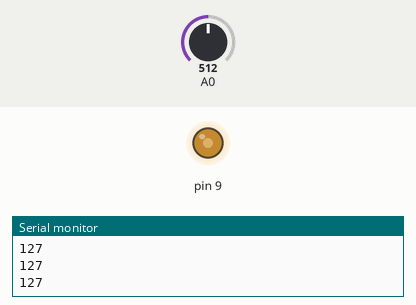
The sketch below on a simulated Arduino Uno, built with avr-gcc and run on an emulated ATmega328P. Shown: output pins drawn as LEDs (lit = HIGH), the last lines printed to the serial monitor. The inputs (shaded band) are chosen by the test bench; at power-on: A0 = 512.

Above: at 1.2 s.
1.3 s: A0 set to 716
At 1.9 s:
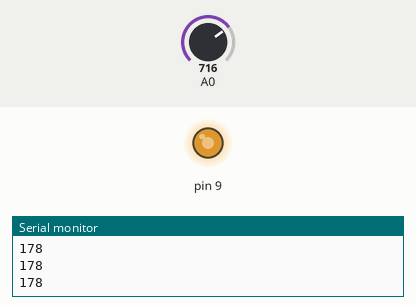
2.8 s: A0 set to 900
At 3.2 s:
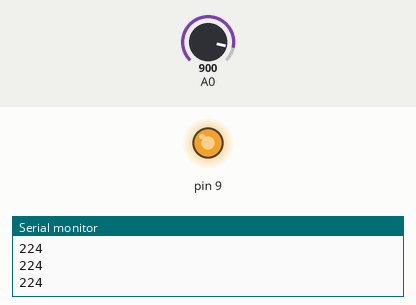
4.3 s: A0 set to 122
At 5.4 s:
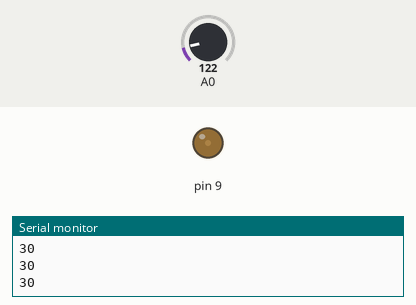
5.8 s: A0 set to 0
At 6.6 s:
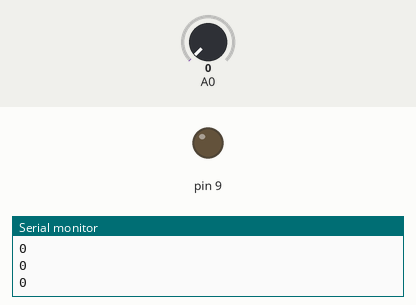
7.3 s: A0 set to 511
At 7.7 s:
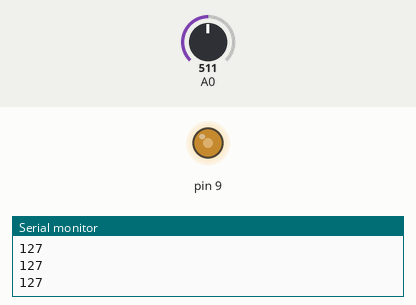
Timing chart, 0 to 9.8 s (numbered marks = the images above; inputs shaded):
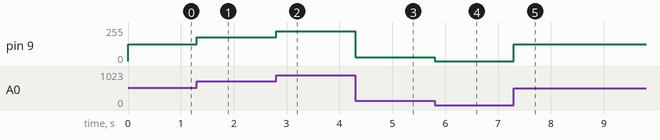

Measured:
- after the input at 1.3 s, pin 9: 127/255 → 178/255 at once
- after the input at 2.8 s, pin 9: 178/255 → 224/255 at once
- after the input at 4.3 s, pin 9: 224/255 → 30/255 at once
- after the input at 5.8 s, pin 9: 30/255 → 0/255 at once
- after the input at 7.3 s, pin 9: 0/255 → 127/255 at once

The sketch:

sketch_jun23c.ino
```cpp
void setup() {
  pinMode(A0, INPUT);
  Serial.begin(9600);
  pinMode(9, OUTPUT);
}

void loop() {
  // put your main code here, to run repeatedly:
  int signal1= analogRead(A0);
  // map(읽어온값, 최소값, 최대값, 변하고 싶은 최소값, 변하고 싶은 최대값)
  int ch =map(signal1,0,1023, 0,255);
  analogWrite(9,ch);
  Serial.println(ch);

}
```
